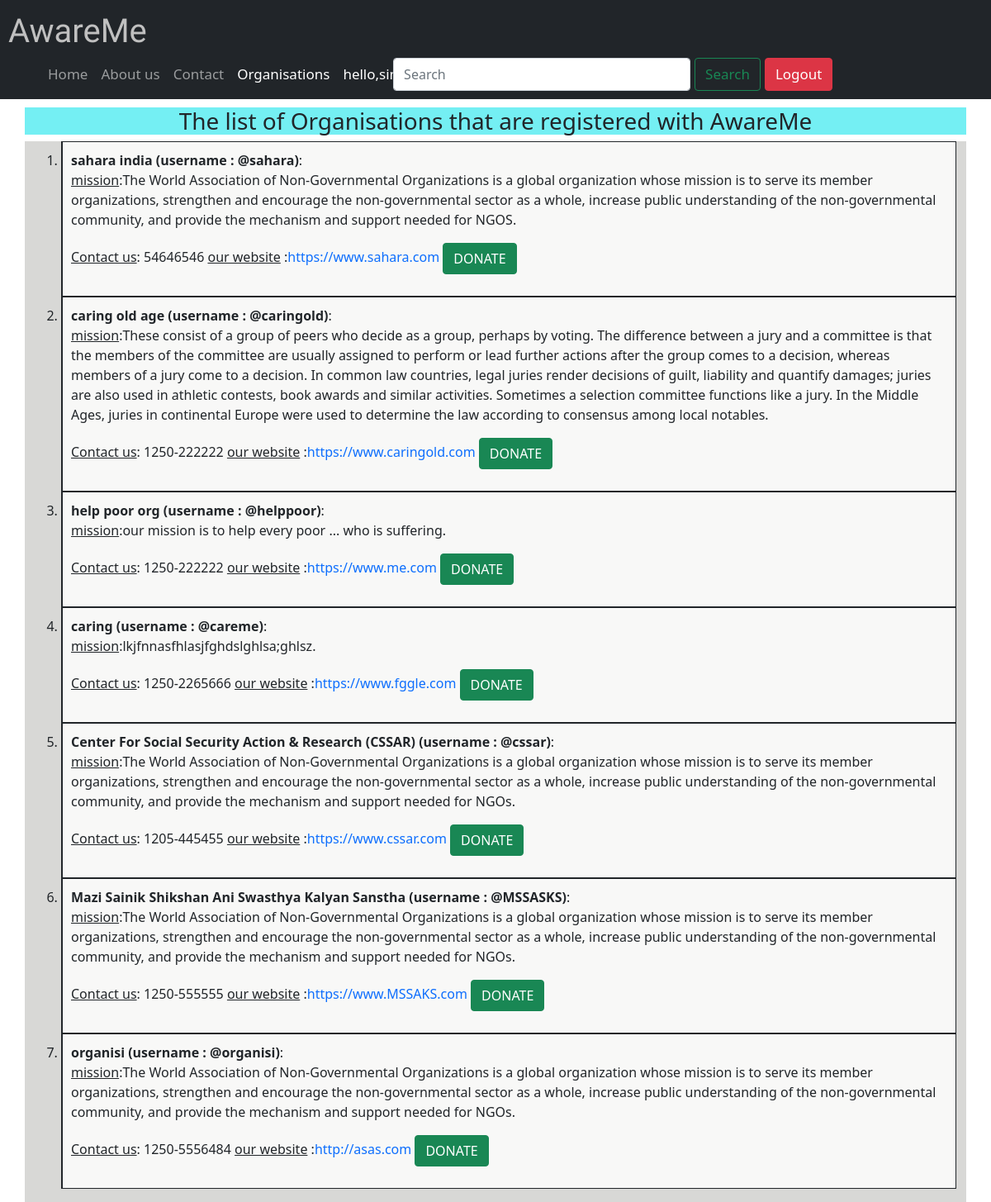
/awareme/details/ (signed in), run on the app's committed database.
### awaremeapp/models.py (models this page shows, shortened)
class OrgDetail(models.Model):
    user=models.OneToOneField(User,null=True,blank=True, on_delete=models.CASCADE)
    mission=models.TextField(blank=True,null=True)
    Contact=models.CharField(max_length=15,null=True)
    portfolio=models.URLField(blank=True,null=True)

### awaremeapp/views.py (the view)
# urls.py: path('details/',views.orgList,name="details"),
@login_required(login_url='login')
def orgList(request):
    Instance1=OrgDetail.objects.all()
    userList = User.objects.values()
    Instance=Instance1.union(userList,all=True)
    return render(request,'awaremeapp/info.html',{'model':Instance1,'userList':userList})

### templates/awaremeapp/info.html
{% extends 'awaremeapp/orgbase.html' %}
{% block organistionactive %} active {% endblock organistionactive %}"
{% block content %}
<h3 style="display: flex;
justify-content:center;background-color: rgb(116, 239, 243);margin-top:10px ;"class=" container">The list of Organisations that are registered with AwareMe</h3>
<div class="container backg" style="display: flex;
    justify-content:left; ">
    <ol>
        {% for i in model %}
        <li style="background-color: rgb(248, 248, 247);border:20px;border-left-width: 2px;border-left-style: solid;border-right-width: 1.6px;border-right-style: solid;border-bottom-width: 1.6px;border-bottom-style: solid;border-top-width: 1.6px;border-top-style: solid;padding-left: 10px;padding-right: 10px;padding-top: 10px;padding-bottom: 10px;"><b>{{i.user.get_full_name}} (username : @{{i.user}})</b>:<p><U>mission</U>:{{i.mission}}. <h6><U>Contact us</U>: {{i.Contact}} <U>our website</U> :<a style="text-decoration: none;" href="{{i.portfolio}}">{{i.portfolio}}</a>
            <a style="text-decoration: none;" class="btn btn-success" href="{% url 'donation' %}"> DONATE </a> </h6> </p></li>
        {% endfor %}
    </ol>
</div>
{% endblock %}

### templates/awaremeapp/orgbase.html (shortened to what this page needs)
{% load static %}
<!DOCTYPE html>
<html lang="en">
<head>
  <link href="https://cdn.jsdelivr.net/npm/bootstrap@5.0.0/dist/css/bootstrap.min.css" rel="stylesheet"
>
  <link rel="stylesheet" href="{% static '/css/static.css' %}">
</head>
<body style="background: url('/static/images/do.jpg') no-repeat fixed center;background-size: cover;">
  <nav class="navbar navbar-expand-lg navbar-dark bg-dark sticky-top navflex ">
    <div >
    <a class="navbar-brand" id="font" style="margin-left:10px;" href="/">AwareMe</a>
      <div class="collapse navbar-collapse" id="navbarSupportedContent" style="margin-left:50px;">
        <ul class="navbar-nav me-0 mb-2 mb-lg-0">
          <li class="nav-item">
            <a class="nav-link size {% block homeactive %} {% endblock homeactive %}" aria-current="page"
              href="{% url 'listFeed'%}">Home</a>
          </li>
          <li class="nav-item">
            <a class="nav-link size {% block aboutactive %} {% endblock aboutactive %}" aria-current="page"
              href="{% url 'aboutus' %}">About us<a>
          </li>
          <li class="nav-item">
            <a class="nav-link size {% block contactactive %} {% endblock contactactive %}" aria-current="page"
              href="{% url 'contact' %}">Contact</a>
          </li>
          <li class="nav-item">
            <a class="nav-link size {% block organistionactive %} {% endblock organistionactive %}" aria-current="page"
              href="{% url 'details' %}">Organisations</a>
          </li>
          <li class="nav-item ">
            <a class="nav-link size active" aria-current="page">hello,{{request.user}}</a>
          </li>
        </ul>
        <form class="d-flex" method="GET" action="{% url 'search' %}">
          <input class="form-control inoutlog wid " type="search" placeholder="Search" name="query" id="query"
            aria-label="Search">
          <button class="btn btn-outline-success size mx-1 inoutlog" type="submit">Search</button>
        </form>
        <div>
          {% if user.is_authenticated %}
          <a class="btn btn-danger size  inoutlog " href="{% url 'logout' %}">Logout</a>
          {% else %}
          <a class="btn btn-danger size inoutlog" href="{% url 'login' %}">Login</a>
          {% endif %}
      </div>
      </div>
    </div>
  </nav>
  {% block content %}
  {% endblock %}
</body>
</html>

### static/css/static.css (style rules this page uses)
#font { font-family: 'Lobster', cursive; font-size: 5vh; margin-left: 10px; color: silver; }
.size { font-size: 17px; }
.wid { width:30vw; }
.inoutlog { position: relative; left:15vw; bottom: 6vh; }
.backg { background-color: rgba(192, 192, 189, 0.61); }
@media only screen and (max-width:1300px) { .inoutlog { margin: 2px 1px; position: relative; left:-3vw; bottom: 0vh; width:-moz-fit-content; } }

### data on the page
OrgDetail: user.get_full_name "sahara india", user "sahara", mission "The World Association of Non-Governmental Organizations is a global organization whose mission is to serve its member organizations, strengthen and encourage the non-governmental sector as a whole, increase public understanding of the non-governmental community, and provide the mechanism and support needed for NGOS", Contact "54646546", portfolio "https://www.sahara.com"
OrgDetail: user.get_full_name "caring old age", user "caringold", mission "These consist of a group of peers who decide as a group, perhaps by voting. The difference between a jury and a committee is that the members of the committee are usually assigned to perform or lead further actions after the group comes to a decision, whereas members of a jury come to a decision. In common law countries, legal juries render decisions of guilt, liability and quantify damages; juries are also used in athletic contests, book awards and similar activities. Sometimes a selection committee functions like a jury. In the Middle Ages, juries in continental Europe were used to determine the law according to consensus among local notables", Contact "1250-222222", portfolio "https://www.caringold.com"
OrgDetail: user.get_full_name "help poor org", user "helppoor", mission "our mission is to help every poor ... who is suffering", Contact "1250-222222", portfolio "https://www.me.com"
OrgDetail: user.get_full_name "caring", user "careme", mission "lkjfnnasfhlasjfghdslghlsa;ghlsz", Contact "1250-2265666", portfolio "https://www.fggle.com"
OrgDetail: user.get_full_name "Center For Social Security Action & Research (CSSAR)", user "cssar", mission "The World Association of Non-Governmental Organizations is a global organization whose mission is to serve its member organizations, strengthen and encourage the non-governmental sector as a whole, increase public understanding of the non-governmental community, and provide the mechanism and support needed for NGOs", Contact "1205-445455", portfolio "https://www.cssar.com"
OrgDetail: user.get_full_name "Mazi Sainik Shikshan Ani Swasthya Kalyan Sanstha", user "MSSASKS", mission "The World Association of Non-Governmental Organizations is a global organization whose mission is to serve its member organizations, strengthen and encourage the non-governmental sector as a whole, increase public understanding of the non-governmental community, and provide the mechanism and support needed for NGOs", Contact "1250-555555", portfolio "https://www.MSSAKS.com"
OrgDetail: user.get_full_name "organisi", user "organisi", mission "The World Association of Non-Governmental Organizations is a global organization whose mission is to serve its member organizations, strengthen and encourage the non-governmental sector as a whole, increase public understanding of the non-governmental community, and provide the mechanism and support needed for NGOs", Contact "1250-5556484", portfolio "http://asas.com"
